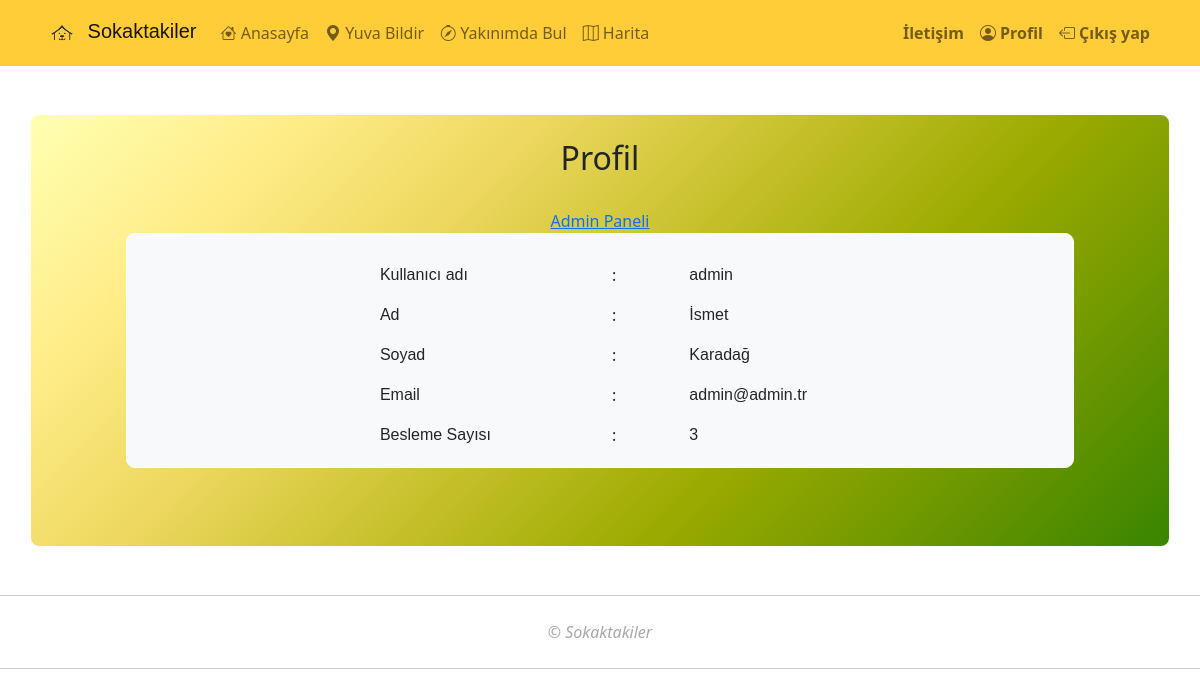
Before: /profil/1/ with the older database file.
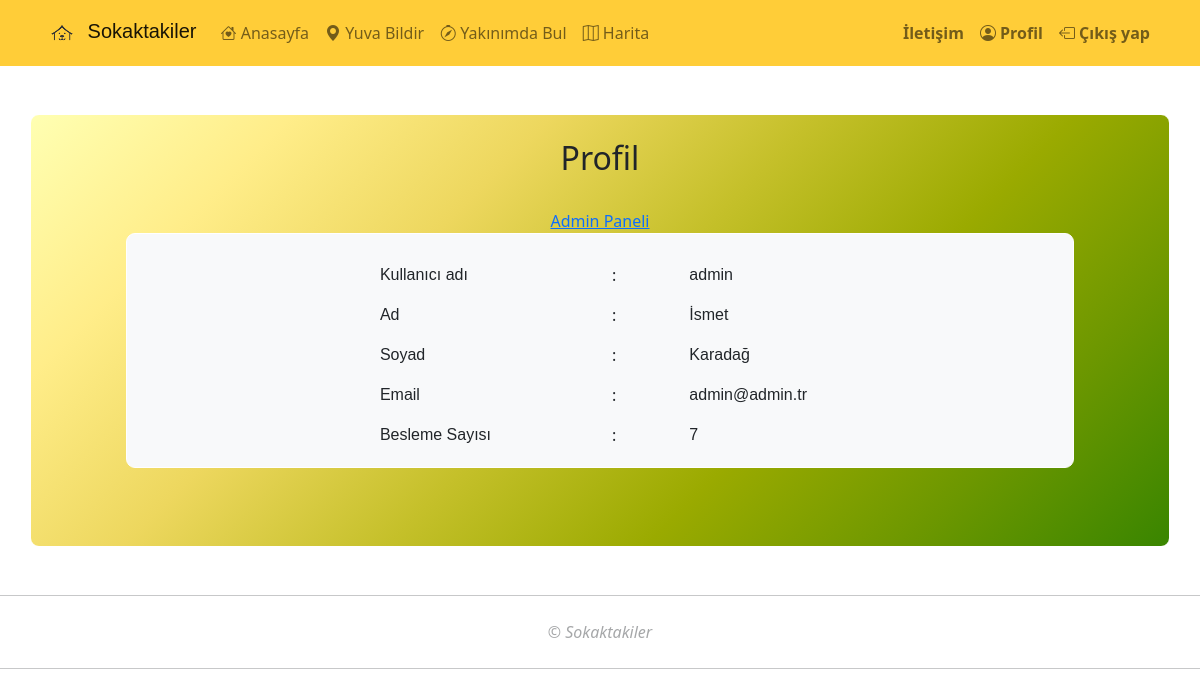
After: the same page with the newer database file.
### harita/models.py (models this page shows, shortened)
class Person(models.Model):
   username=models.CharField(max_length=25)
   beslemesayisi=models.IntegerField(default=0)
   bildirmesayisi=models.IntegerField(default=0)
   mamakilo=models.IntegerField(default=0)
   auth_token=models.CharField(max_length=100,null=True)
   class Meta:
       ordering = ['-beslemesayisi']

### harita/views.py (the view)
# urls.py: path('profil/<pk>/',views.ProfilView.as_view(),name="profil"),
class ProfilView(DetailView):
   model = User
   template_name = 'harita/profil.html'
   def get_context_data(self, **kwargs):
       context = super().get_context_data(**kwargs)
       context['person'] = Person.objects.get(id=User.objects.get(username=context['user']).id)
       return context

### harita/templates/harita/profil.html (shortened to what this page needs)
{% extends "base.html" %}
{% load static %}
{% block content %}
<div class="container new border-white mymt-4 mymb-4">
   <br>
   <div class="row mb-3" >
      <div class="col-md-10 offset-md-1 mymb-4 mymt-1">
         <div class="row" style="background-color: transparent;">
            <div class="col-md-8 offset-md-2 mb-4">
               <p class="h2 text-center">Profil</p>
            </div>
         </div>
         {% if user.is_staff %}
         <div class="row">
            <a href="/admin" class="text-center">Admin Paneli</a>
         </div>
         {% endif %}
         <div class="row mb-3 bg-light border-white">
            <div class="col-md-6 offset-md-3">
               <div class="row mt-4" style="padding: 1%;">
                  <div class="col-md-6 text-profil">
                     <p>Kullanıcı adı</p><p>Ad</p><p>Soyad</p><p>Email</p><p>Besleme Sayısı</p>
                  </div>
                  <div class="col-md-2">
                     <p>:</p><p>:</p><p>:</p><p>:</p><p>:</p>
                  </div>
                  <div class="col-md-4 text-profil" >
                     <p>{{person.username}} </p><p>{{user.first_name}} </p><p>{{user.last_name}} </p><p>{{user.email}} </p><p>{{person.beslemesayisi}} </p>
                  </div>
               </div>
            </div>
         </div>
      </div>
   </div>
</div>
{% endblock %}

Changed rows visible on the page:
changed Person "admin": beslemesayisi "3" → "7"
